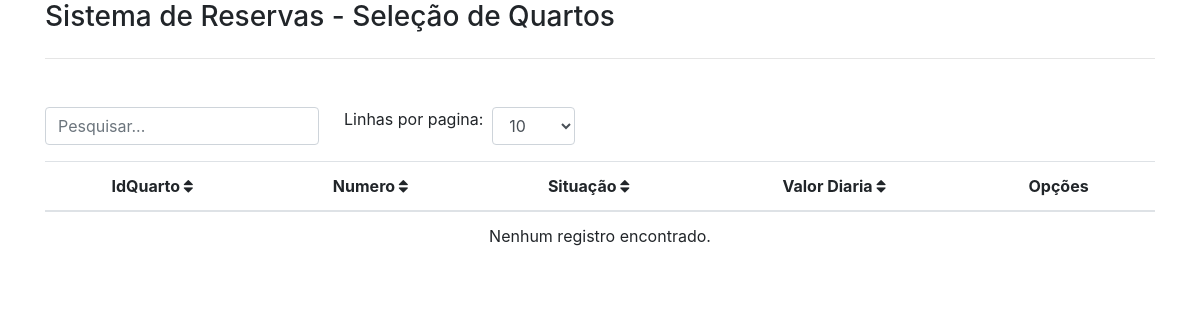
The page /quartos/index.php on the database as committed earlier.
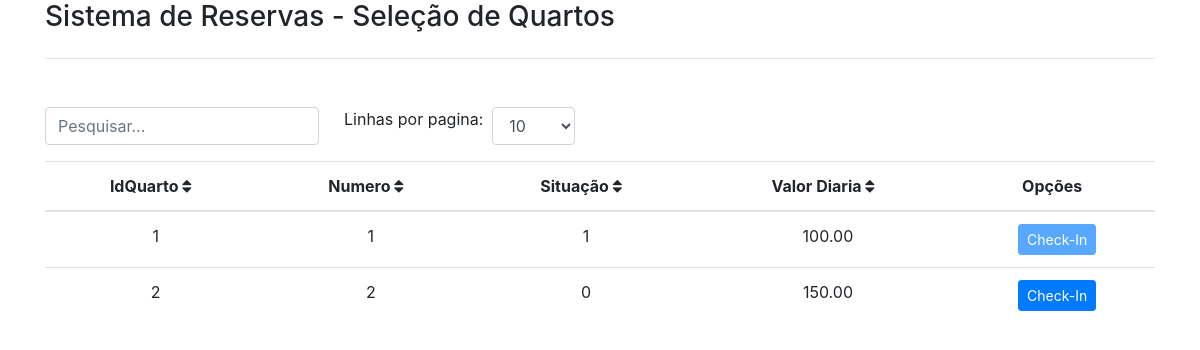
The same page on the database as committed later.
### tables this page shows
CREATE TABLE `quarto` (
  `IdQuarto` int(11) NOT NULL,
  `Numero` int(11) NOT NULL,
  `Situacao` tinyint(1) NOT NULL,
  `ValorDiaria` decimal(5,2) DEFAULT NULL
);

### inc/database.php (called while the page is built, shortened)
<?php
function open_database() {
	try {
				$conn = new mysqli(DB_HOST, DB_USER, DB_PASSWORD, DB_NAME);
				return $conn;
			} catch (Exception $e) {
				echo $e->getMessage();
				return null;
			}
		}
function find_all( $table ) {
	$database = open_database();
	$found = null;
	$sql = "SELECT * FROM " . $table;
	$result = $database->query($sql);
	if ($result->num_rows > 0) {
		$found = $result->fetch_all(MYSQLI_ASSOC);
	}
	return $found;
}

### functions.php (called while the page is built, shortened)
<?php
function index($table = null) {
	$results = find_all($table);
}

### quartos/index.php (the view, shortened to what this page needs)
<?php
require_once('../functions.php');
index($table);
?>
<!DOCTYPE html>
<html>
<head>
  <link rel="stylesheet" href="css/bootstrap.min.css">
   <link href="css/jquery.bdt.css" rel="stylesheet">
   <link href="css/font-awesome.min.css" rel="stylesheet">
</head>
<body>
<div class="container">
  <h3>Sistema de Reservas - Seleção de Quartos</h3>
  <hr class="my-4">
</div>
<br />
<div class="container">
<table id="bootstrap-table" class="table table-hover">
	<thead class="text-center">
		<th>IdQuarto		<i class="fa fa-sort" aria-hidden="true"></i></th>
		<th >Numero			<i class="fa fa-sort" aria-hidden="true"></i></th>
		<th >Situação		<i class="fa fa-sort" aria-hidden="true"></i></th>
		<th >Valor Diaria	<i class="fa fa-sort" aria-hidden="true"></i></th>
		<th >Opções</th>
	</thead>
	<tbody class="text-center">
      <?php if ($results): ?>
	  <?php foreach ($results as $result): ?>
		  <tr>
			<td><?php echo $result['IdQuarto']; ?></td>
			<td><?php echo $result['Numero']; ?></td>
			<td><?php echo $result['Situacao']; ?></td>
			<td><?php echo $result['ValorDiaria']; ?></td>
			<td style="text-align: center;">
				<div class="btn-group btn-group-sm" role="group">
					<button class="btn btn-primary btn-sm" href="quartos/index.php?IdCliente=<?php echo $result['IdCliente']; ?>" <?php if($result['Situacao']){ ?> disabled <?php }?>  role="button">Check-In</button>
				</div>
			</td>
		  </tr>
      <?php endforeach; ?>
	  <?php else: ?>
		  <tr>
			 <td colspan="6">Nenhum registro encontrado.</td>
		  </tr>
      <?php endif; ?>
	</tbody>
</table>
</div>
</body>
</html>

Rows that differ between the two databases and show on the page:
added quarto: IdQuarto "1", Numero "1", Situacao "1", ValorDiaria "100.00"
added quarto: IdQuarto "2", Numero "2", Situacao "0", ValorDiaria "150.00"
Other text that changed with them:
text no longer shown: "Nenhum registro encontrado."
